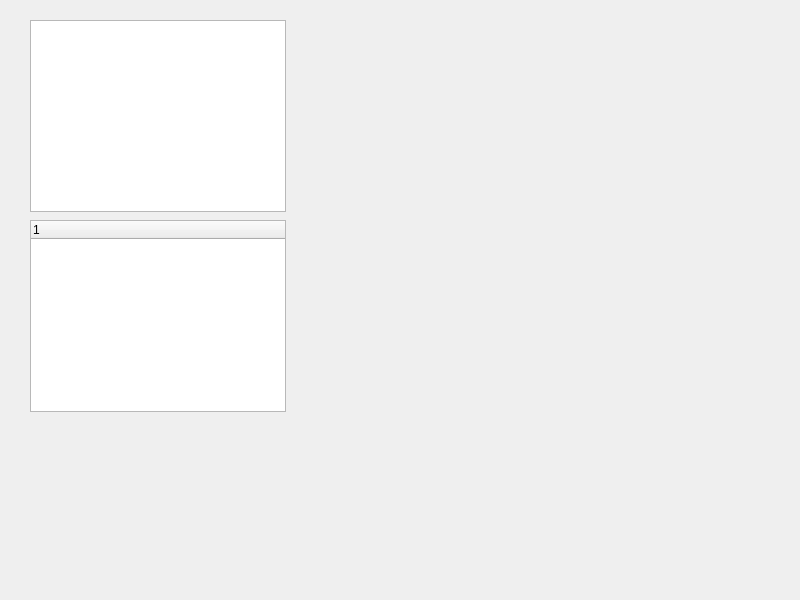
<?xml version="1.0" encoding="UTF-8"?>
<ui version="4.0">
 <class>Widget</class>
 <widget class="QWidget" name="Widget">
  <property name="geometry">
   <rect>
    <x>0</x>
    <y>0</y>
    <width>800</width>
    <height>600</height>
   </rect>
  </property>
  <property name="windowTitle">
   <string>Widget</string>
  </property>
  <widget class="QListWidget" name="listWidget">
   <property name="geometry">
    <rect>
     <x>30</x>
     <y>20</y>
     <width>256</width>
     <height>192</height>
    </rect>
   </property>
  </widget>
  <widget class="QTreeWidget" name="treeWidget">
   <property name="geometry">
    <rect>
     <x>30</x>
     <y>220</y>
     <width>256</width>
     <height>192</height>
    </rect>
   </property>
   <column>
    <property name="text">
     <string notr="true">1</string>
    </property>
   </column>
  </widget>
 </widget>
 <resources/>
 <connections/>
</ui>
